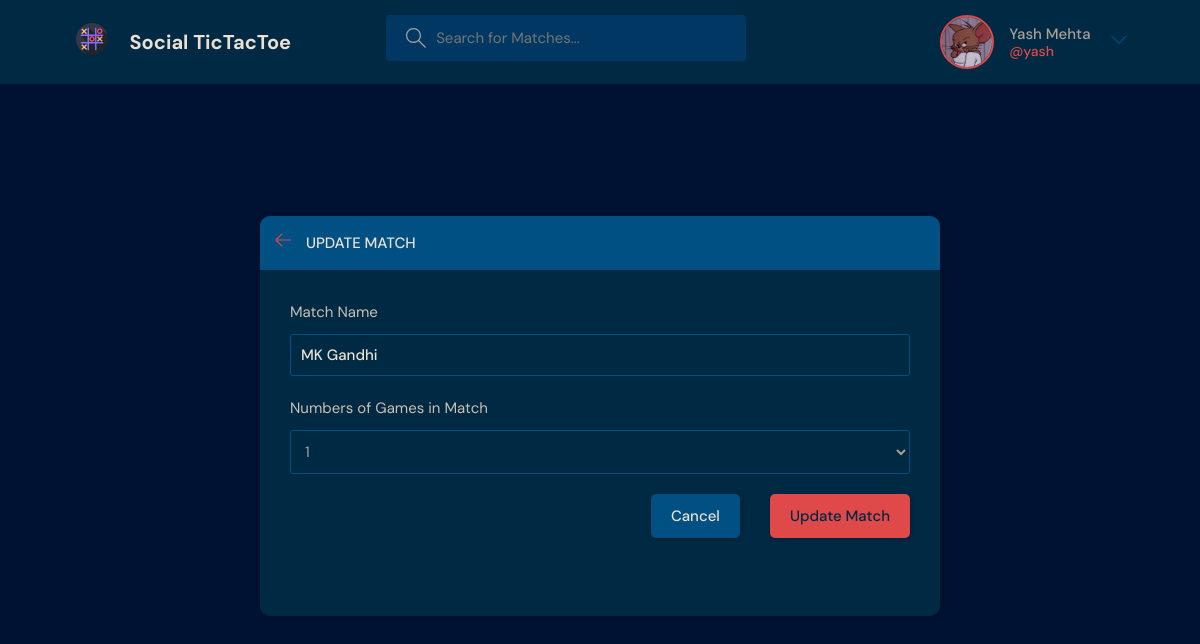
Screenshot of /update-room/1/ (signed in) with the database file from the repository.
### base/models.py (models this page shows, shortened)
class Profile(models.Model):
    user = models.ForeignKey(User, on_delete=models.SET_NULL, null=True)
    full_name = models.CharField(max_length=40, blank=False)
    profile_picture = models.ImageField(null=True, default='avatar.svg')
    bio = models.CharField(max_length=400, null=True, default="I have nothing interesting to say yet...")
    wins = models.IntegerField(default=0)
    draws = models.IntegerField(default=0)
    losses = models.IntegerField(default=0)

class Room(models.Model):
    host = models.ForeignKey(User, on_delete=models.SET_NULL, null=True)
    name = models.CharField(max_length=40)
    best_of = models.IntegerField(choices=[(i, str(i)) for i in range(1,7)], default=1)
    challenger = models.ForeignKey(User, on_delete=models.SET_NULL, null=True, related_name='challenger', blank=True, default=None)
    overall = models.ForeignKey(User, on_delete=models.SET_NULL, null=True, related_name='overall', blank=True)
    done = models.BooleanField(default=False)
    viewers = models.ManyToManyField(User, related_name='viewers')
    anon_viewers = models.IntegerField(default=0)
    board_state = models.CharField(max_length=40, default=".........")
    host_score = models.IntegerField(default=0)
    challenger_score = models.IntegerField(default=0)
    updated = models.DateTimeField(auto_now=True)
    created = models.DateTimeField(auto_now_add=True)
    class Meta:
        ordering = ['-updated', '-created']

### base/views.py (the view)
# urls.py: path('update-room/<str:pk>/', views.update_room, name='update-room'),
@login_required(login_url='login')
def update_room(request, pk):
    room = Room.objects.get(id=pk)
    form = RoomForm(instance=room)
    if request.user != room.host:
        return HttpResponse('You are not allowed here!!')
    if request.method == 'POST':
        form = RoomForm(request.POST, instance=room)
        if form.is_valid():
            form.save()
            return redirect('room', pk=room.id)
    users = User.objects.all()
    profiles = Profile.objects.all()
    context = {'form': form, 'users':users, 'create':False, 'profiles':profiles}
    return render(request, 'base/room_form.html', context)

### base/forms.py
class RoomForm(ModelForm):
    class Meta:
        model = Room
        exclude = ('host', 'viewers', 'anon_viewers', 'board_state', 'host_score', 'challenger_score', 'overall', 'done', 'challenger',)

### base/templates/base/room_form.html (shortened to what this page needs)
{% extends './main.html' %}
{% block content %}
  <main class="create-room layout">
    <div class="container">
      <div class="layout__box">
        <div class="layout__boxHeader">
          <div class="layout__boxTitle">
            <a href="{% url 'home' %}">
              <svg version="1.1" xmlns="http://www.w3.org/2000/svg" width="32" height="32" viewBox="0 0 32 32">
                <title>arrow-left</title>
                <path
                  d="M13.723 2.286l-13.723 13.714 13.719 13.714 1.616-1.611-10.96-10.96h27.625v-2.286h-27.625l10.965-10.965-1.616-1.607z">
                </path>
              </svg>
            </a>
            <h3>{% if create %}Create{% else %}Update{% endif %} Match</h3>
          </div>
        </div>
        <div class="layout__body">
          <form class="form" method="POST" action="#">
            {% for field in form %}
              <div class="form__group">
                <label for="room_name">
                  {% if field.label == 'Name' %}
                  Match Name
                  {% elif field.label == 'Best of' %}
                  Numbers of Games in Match
                  {% elif create or not room.done %}
                  Challenger (leave empty if you want a random challenger)
                  {% endif %}
                </label>
                {% if field.label != 'Challenger' or not room.done %}{{ field }}{% endif %}
              </div>
            {% endfor %}
            <div class="form__action">
              <a class="btn btn--dark" href="{% url 'home' %}">Cancel</a>
              <button class="btn btn--main" type="submit">{% if create %}Create{% else %}Update{% endif %} Match</button>
            </div>
          </form>
        </div>
      </div>
    </div>
  </main>
{% endblock content %}

### base/templates/base/navbar.html (shortened to what this page needs)
{% load static %}
<header class="header header--loggedIn">
    <div class="container">
      <div class="header__logo">
      <a href="{% url 'home' %}">
        <img src="{% static 'images/logo.png' %}" />
      </a>
      <h1>Social TicTacToe</h1>
      </div>
      {% if user == None %}
      <form class="header__search" method="GET" action="{% url 'home' %}">
      {% else %}
      <form class="header__search" method="GET" action="{% url 'profile' user.id %}">
      {% endif %}
        <label>
          <input name="r" placeholder="Search for Matches..." />
        </label>
      </form>
      <nav class="header__menu">
        {% if request.user.is_authenticated %}
        <div class="header__user">
          <a href="{% url 'profile' request.user.id %}">
            <div class="avatar avatar--medium active">
              {% for profile in profiles %}
              {% if request.user == profile.user %}
              <img src="{{ profile.profile_picture.url }}" />
              {% endif %}
              {% endfor %}
            </div>
            <p>
              {% for profile in profiles %}
              {% if request.user == profile.user %}
               {{ profile.full_name }}
              {% endif %}
              {% endfor %}
              <span>@{{ request.user }}</span>
            </p>
          </a>
          <button class="dropdown-button">
            <svg version="1.1" xmlns="http://www.w3.org/2000/svg" width="32" height="32" viewBox="0 0 32 32">
              <title>chevron-down</title>
              <path d="M16 21l-13-13h-3l16 16 16-16h-3l-13 13z"></path>
            </svg>
          </button>
        </div>
        {% else %}
        <a href="{% url 'login' %}">
          <img src="{% static 'images/avatar.svg' %}" />
          <p>Login</p>
        </a>
        {% endif %}
      </nav>
    </div>
  </header>

### static/styles/style.css (style rules this page uses)
:root { --color-main: #DF494A; --color-main-light: #DF797A; --color-dark: #002943; --color-dark-medium: #003863; --color-dark-light: #005083; --color-light: #EAE0D3; --color-gray: #aaa093; --color-light-gray: #CAC0B3; --color-bg: #001233; }
* { font-family: "DM Sans", -apple-system, BlinkMacSystemFont, "Segoe UI", Roboto, Oxygen, Ubuntu, Cantarell, "Open Sans", "Helvetica Neue", sans-serif; margin: 0; padding: 0; box-sizing: border-box; text-rendering: optimizeLegibility; font-size: inherit; }
html { font-size: 55%; }
@media only screen and (min-width: 1050px) { html { font-size: 62.5%; } }
body { line-height: 1.6; font-weight: 400; font-size: 1.5rem; color: var(--color-light-gray); background-color: var(--color-bg); min-height: 100vh; }
img { width: 100%; }
a { display: inline-block; color: var(--color-main); text-decoration: none; }
.container { max-width: 120rem; width: 90%; margin: auto; }
.btn { background-color: transparent; border: none; display: inline-flex; align-items: center; gap: 1rem; cursor: pointer; transition: all ease-in-out 0.3s; padding: 1rem 2rem; border-radius: 5px; box-shadow: 1px 1px 3px 1px rgba(0, 0, 0, 0.15); font-weight: 500; }
.btn--main { background-color: var(--color-main); color: var(--color-dark); }
.btn--dark { background-color: var(--color-dark-light); color: var(--color-light); }
.avatar { position: relative; display: inline-block; border-radius: 50%; border: 2px solid var(--color-main); }
.avatar img { display: block; border-radius: 50%; object-fit: cover; object-position: center; }
.avatar.avatar--medium img { width: 5rem; height: 5rem; border-radius: 50%; }
.header { padding: 1.5rem; background-color: var(--color-dark); }
.header > .container { display: flex; gap: 9.5rem; }
.header__logo, .header__user { display: flex; gap: 2rem; align-items: center; }
.header__logo > a > img { height: 3.6rem; width: 3.6rem; padding: 0.2rem; }
.header__logo > h1 { font-weight: 700; font-size: 2rem; color: var(--color-light); }
.header__search > label { background-color: var(--color-dark-medium); padding: 1.3rem 1rem; display: flex; align-items: center; gap: 1rem; border-radius: 4px; }
.header__search svg { fill: var(--color-gray); width: 2rem; height: 2rem; margin-left: 1rem; }
.header__search input { width: 30rem; background: transparent; border: none; outline: none; color: var(--color-light); }
.header__menu { margin-left: auto; position: relative; }
.header__menu a { display: flex; gap: 1.5rem; align-items: center; font-weight: 500; text-decoration: none; color: var(--color-gray); }
.header__menu img { height: 3.6rem; }
.header__menu p { line-height: 1.2; }
.header__menu span { color: var(--color-main); font-weight: 500; font-size: 1.4rem; display: block; }
.header__menu svg { width: 1.6rem; height: 1.6rem; fill: var(--color-dark-light); }
.dropdown-button { background: transparent; border: 0; outline: 0; cursor: pointer; }
.layout { margin-top: 2.4rem; }
.layout > .container { display: flex; justify-content: space-between; align-items: flex-start; }
.layout__box { width: 90%; max-width: 48rem; min-height: 40rem; position: absolute; top: 50%; left: 50%; transform: translate(-50%, -46%); background-color: var(--color-dark); border-radius: 1rem; box-shadow: 1px 1px 6px 3px rgba(0, 0, 0, 0.1); overflow: hidden; }
.layout__boxHeader { display: flex; padding: 1.5rem; background-color: var(--color-dark-light); }
.layout__boxTitle { display: flex; gap: 1.5rem; align-items: center; }
.layout__boxTitle h3 { text-transform: uppercase; font-weight: 500; color: var(--color-light); }
.layout__boxTitle svg { width: 1.6rem; height: 1.6rem; fill: var(--color-main); }
.layout__body { margin: 3rem; }
.form__group { margin-bottom: 2rem; width: 100%; }
.form__group label { display: block; font-size: 1.5rem; margin-bottom: 1rem; }
.form__group input, .form__group textarea, .form__group select { background: transparent; border: 1px solid var(--color-dark-light); padding: 1rem; border-radius: 3px; width: 100%; color: var(--color-light); font-weight: 500; outline: none; }
.form__group select { color: var(--color-gray); font-weight: 400; }
.form__group select option { background-color: var(--color-dark-light); color: var(--color-light); padding: 0 10rem; }
.form__action { display: flex; justify-content: flex-end; gap: 3rem; }
.create-room.layout .layout__box { max-width: 68rem; }

### rows the page displays
Profile: profile_picture (picture), full_name "Yash Mehta"
Room: form "MK Gandhi" "1"

### other values shown
{{ request.user }} "yash"
